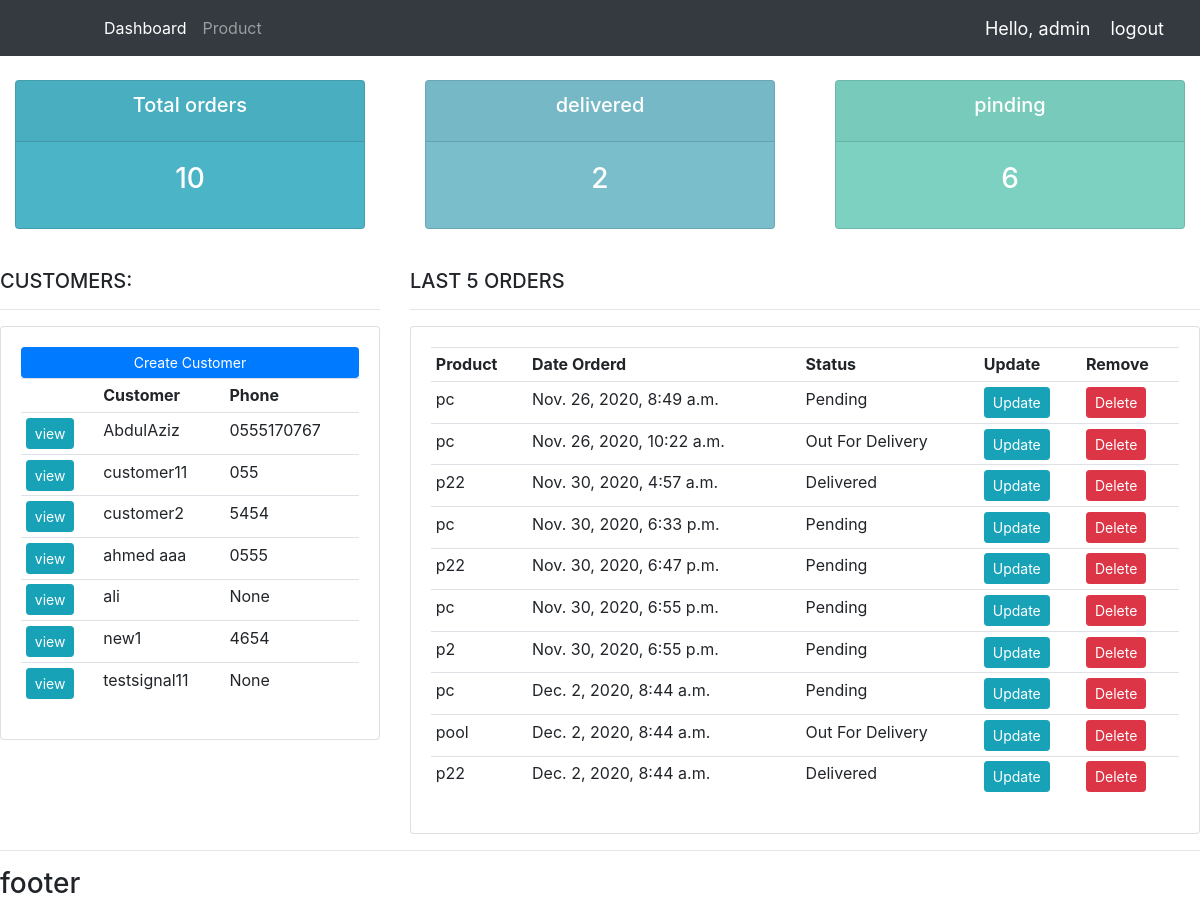
Before: / (signed in) with the older database file.
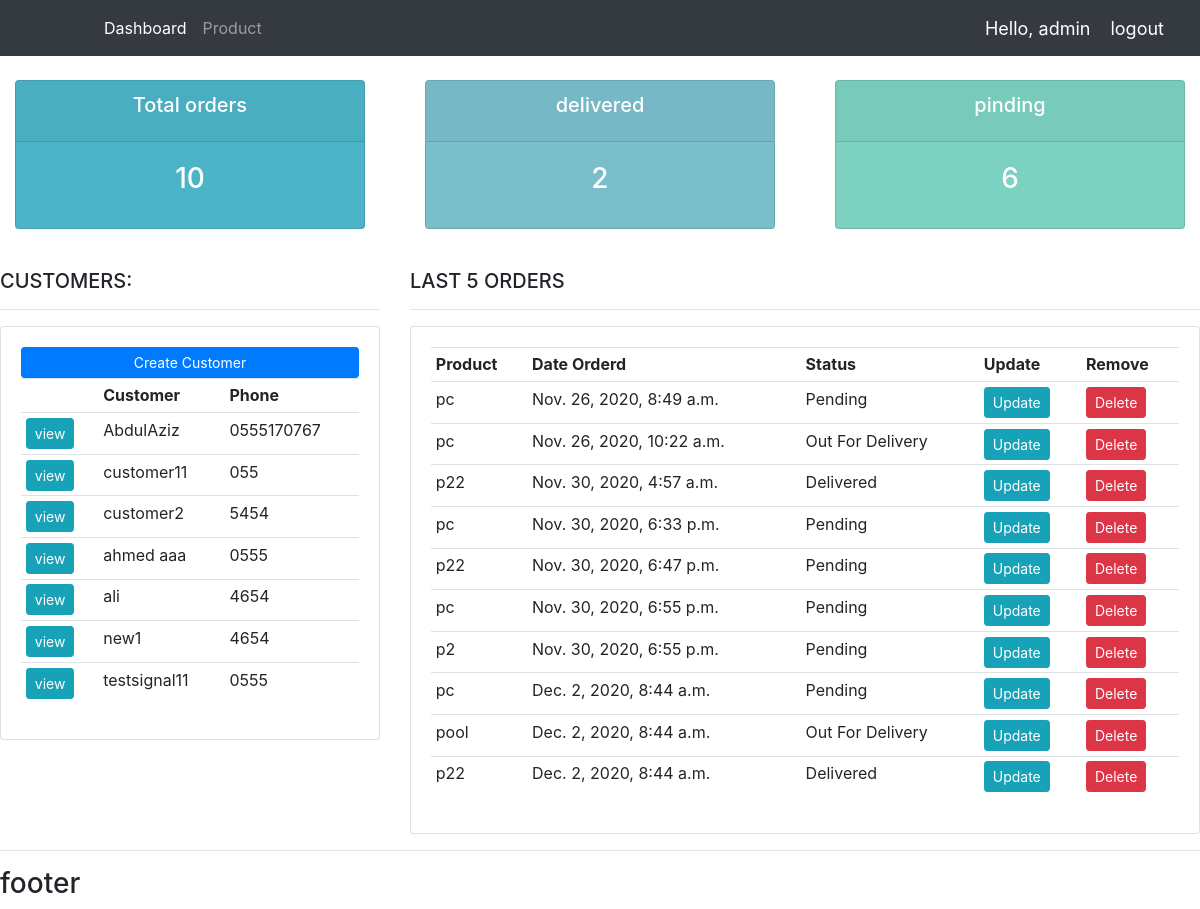
After: the same page with the newer database file.
### accounts/models.py (models this page shows, shortened)
class Customer(models.Model):
    user = models.OneToOneField(User, null=True, blank=True, on_delete=models.CASCADE)
    name = models.CharField(max_length=20,null=True)
    phone = models.CharField(max_length=20,null=True)
    email = models.EmailField(max_length=50,null=True)
    profile_pic = models.ImageField(default='profile1.jpg', blank=True, null=True)
    date_created = models.DateTimeField(auto_now_add=True)

### accounts/decorators.py (the view)
	def wrapper_function(request, *args, **kwargs):
		group = None
		if request.user.groups.exists():
			group = request.user.groups.all()[0].name
		if group == 'customer':
			return redirect('user-page')
		if group == 'admin':
			return view_func(request, *args, **kwargs)

### accounts/models.py (called while the page is built)
    def __str__(self):
        return self.name

### accounts/views.py (called while the page is built)
@login_required(login_url='login')
@admin_only
def home(request):
    orders = Order.objects.all()
    customers = Customer.objects.all()
    total_customers = customers.count()
    total_order = orders.count()
    delivered = orders.filter(status='Delivered').count()
    pinding  = orders.filter(status='Pending').count()
    context = {
        'orders' :orders,
        'customers' :customers,
        'total_customers':total_customers,
        'total_order':total_order,
        'delivered':delivered,
        'pinding':pinding,
        }
    return render(request,'accounts/dashboard.html', context)

### templates/accounts/dashboard.html
{%  extends 'accounts/main.html' %}
{% block content %}
{%  include 'accounts/status.html' %}
<br>
<div class="row">
	<div class="col-md-4">
		<h5>CUSTOMERS:</h5>
		<hr>
		<div class="card card-body">
			<a class="btn btn-primary  btn-sm btn-block" href="">Create Customer</a>
			<table class="table table-sm">
				<tr>
					<th></th>
					<th>Customer</th>
					<th>Phone</th>
				</tr>
				{% for customer in customers %}
					<tr>
						<td><a class="btn btn-sm btn-info" href="{% url 'customer' customer.id %}">view</a></td>
						<td>{{customer.name}}</td>
						<td>{{customer.phone}}</td>
					</tr>
				{% endfor %}
			</table>
		</div>
	</div>
	<div class="col-md-8">
		<h5>LAST 5 ORDERS</h5>
		<hr>
		<div class="card card-body">
			<table class="table table-sm">
				<tr>
					<th>Product</th>
					<th>Date Orderd</th>
					<th>Status</th>
					<th>Update</th>
					<th>Remove</th>
				</tr>
				{% for order in orders %}
					<tr>
						<td>{{order.product}}</td>
						<td>{{order.date_created}}</td>
						<td>{{order.status}}</td>
						<td><a class="btn btn-sm btn-info" href="{% url 'update_order' order.id %}">Update</a></td>
						<td><a class="btn btn-sm btn-danger" href="{% url 'delete_order' order.id %}">Delete</a></td>
					</tr>
				{% endfor %}
			</table>
		</div>
	</div>
</div>
{% endblock %}

Changed rows visible on the page:
changed Customer "ali": phone "None" → "4654"
changed Customer "testsignal11": phone "None" → "0555"
